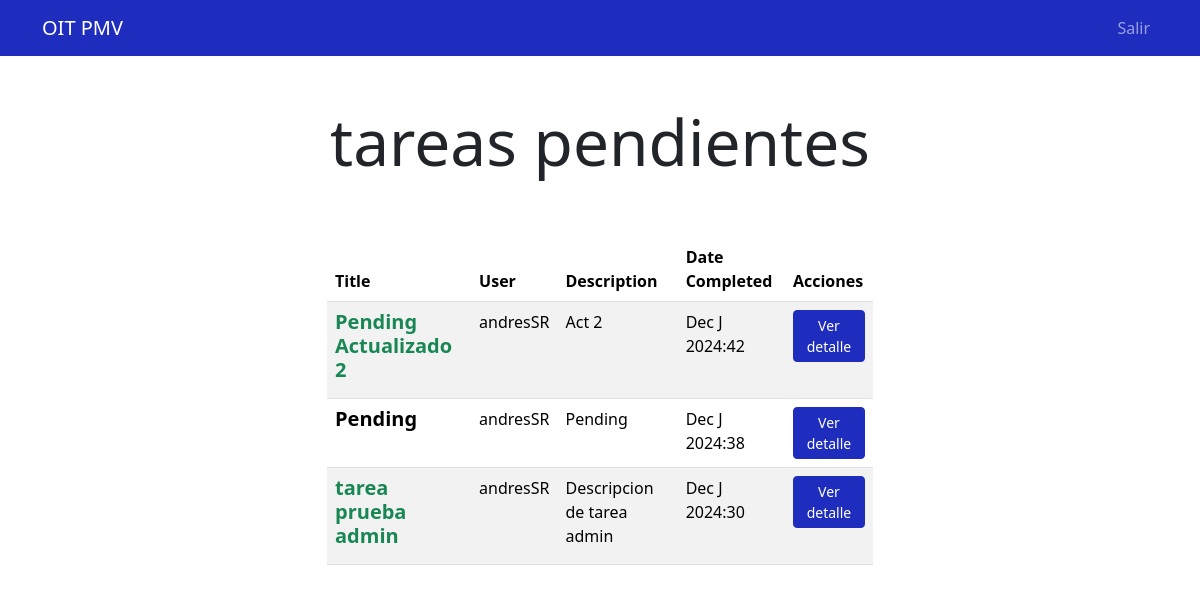
The app's page /tasks_completed/ (signed in) with its own data.
### tasks/models.py (models this page shows, shortened)
class tasks(models.Model):
    title = models.CharField(max_length=200)
    description = models.TextField(blank=True)
    created = models.DateTimeField(auto_now_add=True)
    datecompleted = models.DateTimeField(null=True, blank=True)
    important = models.BooleanField(default=False)
    user = models.ForeignKey(User, on_delete=models.CASCADE)

### tasks/views.py (the view)
# urls.py: path('tasks_completed/', tasks_views.tasks_completed, name='tasks_completed'),
@login_required
def tasks_completed(request):
    taskss = tasks.objects.filter(user = request.user, datecompleted__isnull=False).order_by('-datecompleted')
    return render(request, 'tasks.html',{
        'tasks': taskss
    })

### usuarios/context_processors.py (called while the page is built)
def perfil(request):
    if request.user.is_authenticated:
        try:
            perfil = T_perfil.objects.get(user=request.user)
            return {'perfil': perfil}
        except T_perfil.DoesNotExist:
            return {'perfil': None}
    return {'perfil': None}

def expiracion_sesion_context(request):
    if request.user.is_authenticated:
        sesion_expira = request.session.get_expiry_date()
        tiempo_restante = int((sesion_expira - now()).total_seconds())
        print(f"Tiempo restante de sesión: {tiempo_restante}")
        return {'tiempo_restante_sesion': tiempo_restante}
    return {'tiempo_restante_sesion': None}

### tasks/templates/tasks.html
{% extends 'base.html' %}
{% block content %}
<main class="container">
    <div class="row">
        <div class="col-md-6 offset-md-3">
            <h1 class="text-center display-3 py-5">tareas pendientes</h1>
            <table id="tasks" class="table table-striped">
                <thead>
                    <tr>
                        <th>Title</th>
                        <th>User</th>
                        <th>Description</th>
                        {% if request.path == '/tasks_completed/' %}
                        <th>Date Completed</th>
                        {% endif %}
                        <th>Acciones</th>
                    </tr>
                </thead>
                <tbody>
                    {% for task in tasks %}
                    <tr>
                        <td>
                            {% if task.important %}
                            <h5 class="fw-bold text-success">{{ task.title }}</h5>
                            {% else %}
                            <h5 class="fw-bold">{{ task.title }}</h5>
                            {% endif %}
                        </td>
                        <td>{{ task.user.username }}</td>
                        <td>{{ task.description }}</td>
                        {% if request.path == '/tasks_completed/' and task.datecompleted %}
                        <td>{{ task.datecompleted|date:"M J Y:i" }}</td>
                        {% endif %} <td>
                            <a href="{% url 'task_detail' task.id %}" class="btn btn-primary btn-sm">Ver detalle</a>
                        </td>
                    </tr>
                    {% endfor %}
                </tbody>
            </table>
        </div>
    </div>
</main>
{% endblock %}

### static/styles/styles.css (style rules this page uses)
.btn-primary { background-color: #1E2DBE !important; border-color: #1E2DBE !important; color: white; }

### records on screen
tasks: title "Pending Actualizado 2", user.username "andresSR", description "Act 2", datecompleted "Dec J 2024:42"
tasks: title "Pending", user.username "andresSR", description "Pending", datecompleted "Dec J 2024:38"
tasks: title "tarea prueba admin", user.username "andresSR", description "Descripcion de tarea admin", datecompleted "Dec J 2024:30"
